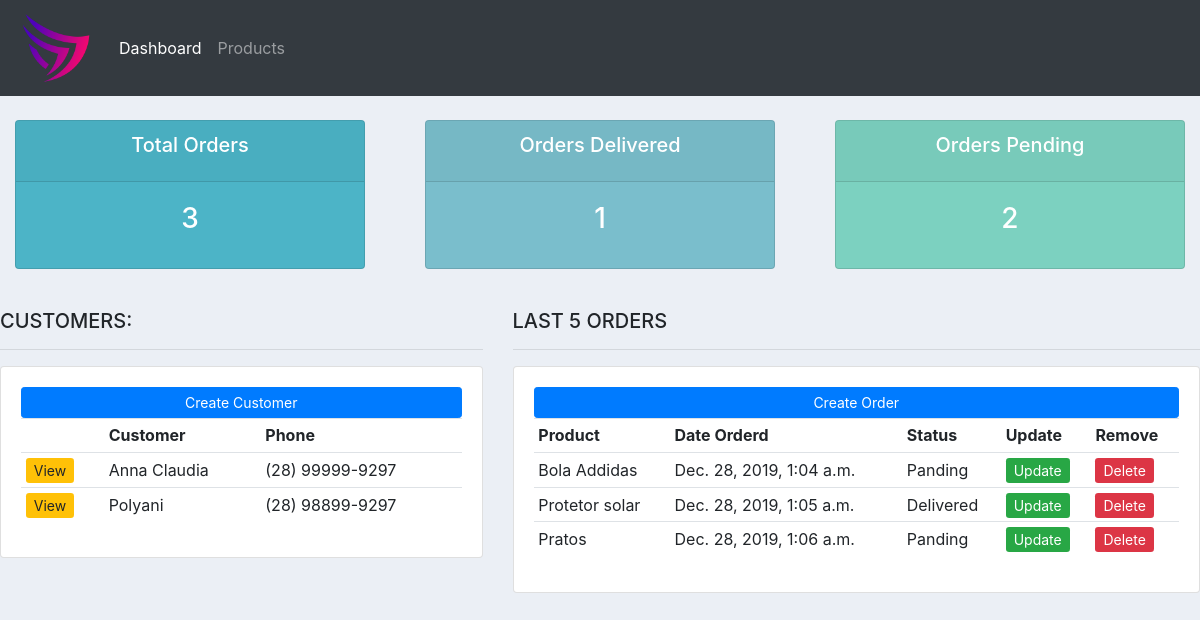
The page / on the database its author committed.
### accounts/models.py (models this page shows, shortened)
class Customer(models.Model):
    name = models.CharField(max_length=200, null=True)
    phone = models.CharField(max_length=200, null=True)
    email = models.CharField(max_length=200, null=True)
    date_created = models.DateTimeField(auto_now_add=True, null=True)

class Order(models.Model):
    STATUS = (
        ("Panding", "Panding"),
        ("Out for delivery", "Out for delivery"),
        ("Delivered", "Delivered"),
    )
    customer = models.ForeignKey(Customer, null=True, on_delete=models.SET_NULL)
    products = models.ForeignKey(Products, null=True, on_delete=models.SET_NULL)
    date_created = models.DateTimeField(auto_now_add=True, null=True)
    status = models.CharField(max_length=200, null=True, choices=STATUS)

class Products(models.Model):
    CATEGORY = (
        ("Indoor", "Indor"),
        ("Out Door", "Out Door"),
    )
    name = models.CharField(max_length=200, null=True)
    price = models.FloatField(null=True)
    category = models.CharField(max_length=200, null=True, choices=CATEGORY)
    description = models.CharField(max_length=200, null=True, blank=True)
    date_created = models.DateTimeField(auto_now_add=True, null=True)
    tags = models.ManyToManyField(Tag)
    def __str__(self):
        return self.name

### accounts/views.py (the view)
# urls.py: path('', views.home, name='home'),
def home(request):
    orders = Order.objects.all()
    customers = Customer.objects.all()
    total_customers = customers.count()
    total_orders = orders.count()
    delivered = orders.filter(status='Delivered').count()
    panding = orders.filter(status='Panding').count()
    context = {'orders': orders, 'customers': customers,
    'total_orders':total_orders,'delivered':delivered,
    'panding':panding}
    return render(request, 'dashboard.html', context)

### accounts/templates/dashboard.html
{% extends 'main.html' %}
{% block content %}
{% include 'status.html' %}
<br>
<div class="row">
	<div class="col-md-5">
		<h5>CUSTOMERS:</h5>
		<hr>
		<div class="card card-body">
			<a class="btn btn-primary  btn-sm btn-block" href="">Create Customer</a>
			<table class="table table-sm">
				<tr>
					<th></th>
					<th>Customer</th>
					<th>Phone</th>
				</tr>
				{% for c in customers %}
					<tr>
						<td><a class="btn-sm btn-warning" href="{% url 'customer' c.id %}">View</a></td>
						<td>{{c.name}}</td>
						<td>{{c.phone}}</td>
					</tr>
				{% endfor %}
			</table>
		</div>
	</div>
	<div class="col-md-7">
		<h5>LAST 5 ORDERS</h5>
		<hr>
		<div class="card card-body">
			<a class="btn btn-primary  btn-sm btn-block" href="{% url 'create_order' %}">Create Order</a>
			<table class="table table-sm">
				<tr>
					<th>Product</th>
					<th>Date Orderd</th>
					<th>Status</th>
					<th>Update</th>
					<th>Remove</th>
				</tr>
				{% for o in orders %}
					<tr>
						<td>{{o.products}}</td>
						<td>{{o.date_created}}</td>
						<td>{{o.status}}</td>
						<td><a class="btn-sm btn-success" href="{% url 'update_order' o.id %}">Update</a></td>
						<td><a class="btn-sm btn-danger" href="{% url 'delete_order' o.id %}">Delete</a></td>
					</tr>
				{% endfor %}
			</table>
		</div>
	</div>
</div>
{% endblock %}

### accounts/templates/main.html (shortened to what this page needs)
{% load static %}
<!DOCTYPE html>
<html lang="pt-br">
<head>
    <link rel="stylesheet" href="https://stackpath.bootstrapcdn.com/bootstrap/4.1.3/css/bootstrap.min.css">
    <link rel="stylesheet" href="{% static '/css/style.css' %}">
</head>
<body>
    {% include 'navbar.html' %}
    {% block content %}
    {% endblock %}
</body>
</html>

### accounts/templates/navbar.html (shortened to what this page needs)
{% load static %}
<nav class="navbar navbar-expand-lg navbar-dark bg-dark">
    <img src="{% static 'img/Icone.png' %}" alt="Eduardo Vitesse">
    <div class="collapse navbar-collapse" id="navbarNav">
      <ul class="navbar-nav">
        <li class="nav-item active">
          <a class="nav-link" href="{% url 'home' %}">Dashboard</a>
        </li>
        <li class="nav-item">
          <a class="nav-link" href="{% url 'products' %}">Products</a>
        </li>
      </ul>
    </div>
</nav>

### accounts/templates/status.html
<br>
<div class="row">
	<div class="col">
		<div class="col-md">
			<div class="card text-center text-white  mb-3" id="total-orders">
			  	<div class="card-header">
			  		<h5 class="card-title">Total Orders</h5>
			  	</div>
			  	<div class="card-body">
			    	<h3 class="card-title">{{total_orders}}</h3>
			  	</div>
			</div>
		</div>
	</div>
	<div class="col">
		<div class="col-md">
			<div class="card text-center text-white  mb-3" id="orders-delivered">
			  	<div class="card-header">
			  		<h5 class="card-title">Orders Delivered</h5>
			  	</div>
			  	<div class="card-body">
			    	<h3 class="card-title">{{delivered}}</h3>
			  	</div>
			</div>
		</div>
	</div>
	<div class="col">
		<div class="col-md">
			<div class="card text-center text-white  mb-3" id="orders-pending">
			  	<div class="card-header">
			  		<h5 class="card-title">Orders Pending</h5>
			  	</div>
			  	<div class="card-body">
			    	<h3 class="card-title">{{panding}}</h3>
			  	</div>
			</div>
		</div>
	</div>
</div>

### accounts/static/css/style.css (style rules this page uses)
body { background-color: #ebeff5; }
body img { width: 80px; margin-right: 15px; }
#total-orders { background-color: #4cb4c7; }
#orders-delivered { background-color: #7abecc; }
#orders-pending { background-color: #7CD1C0; }

### rows shown on the page
Customer: name "Anna Claudia", phone "(28) 99999-9297"
Customer: name "Polyani", phone "(28) 98899-9297"
Order: products "Bola Addidas", date_created "Dec. 28, 2019, 1:04 a.m.", status "Panding"
Order: products "Protetor solar", date_created "Dec. 28, 2019, 1:05 a.m.", status "Delivered"
Order: products "Pratos", date_created "Dec. 28, 2019, 1:06 a.m.", status "Panding"

### other values the page prints
{{ total_orders }} "3"
{{ delivered }} "1"
{{ panding }} "2"
